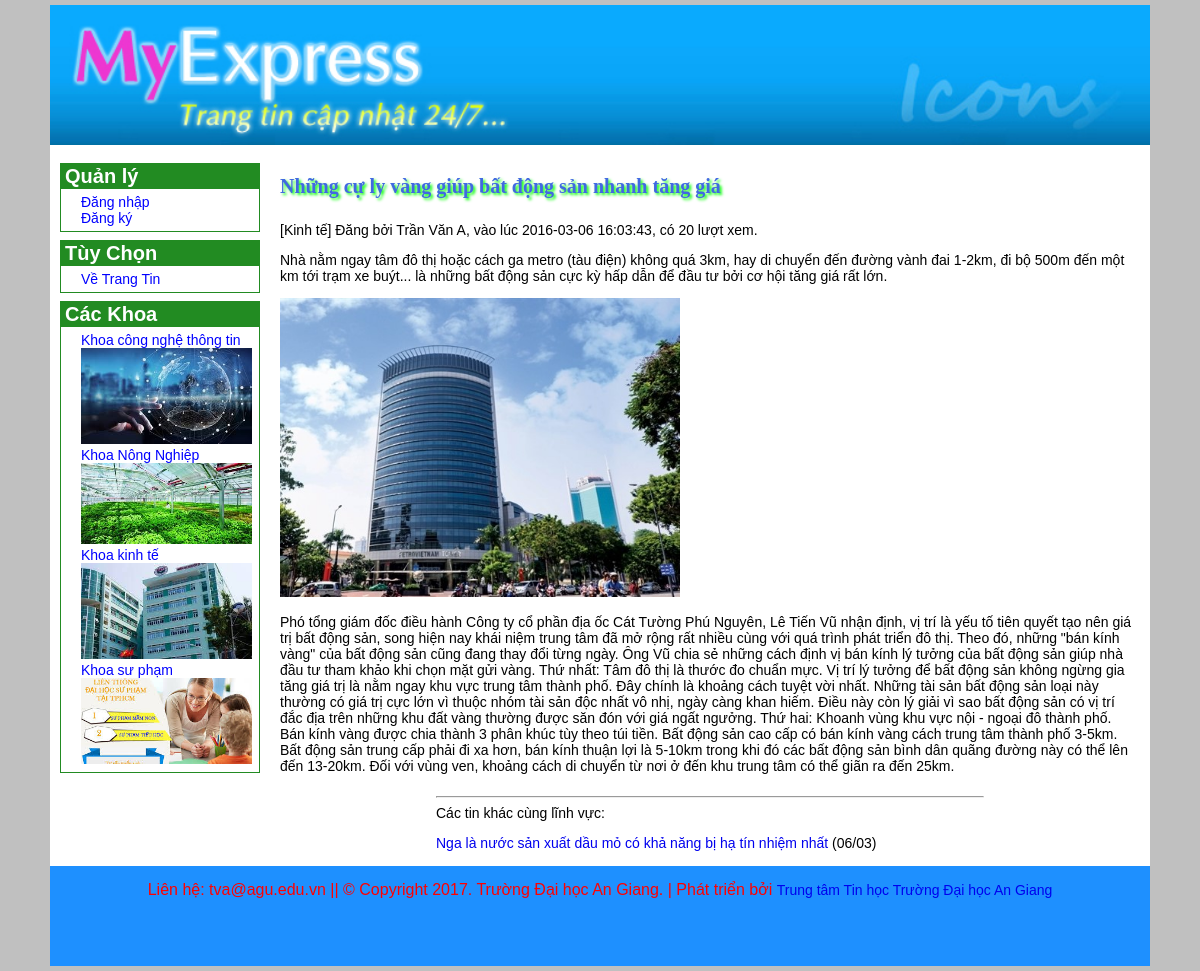
Page /Admin/index.php?do=baiviet_chitiet&id=2 on the committed database.
### tables this page shows
CREATE TABLE `tbl_noidungtin` (
  `MaBaiViet` int(10) NOT NULL,
  `MaChuDe` int(10) NOT NULL,
  `MaNguoiDung` int(10) NOT NULL,
  `TieuDe` varchar(255) NOT NULL,
  `TomTat` text NOT NULL,
  `NoiDung` text NOT NULL,
  `NgayDang` datetime NOT NULL,
  `HinhAnh` tinytext NOT NULL,
  `ChuThichAnh` tinytext NOT NULL,
  `LuotXem` int(10) NOT NULL,
  `KiemDuyet` tinyint(1) NOT NULL
);

CREATE TABLE `tbl_chude` (
  `MaChuDe` int(10) NOT NULL,
  `TenChuDe` varchar(100) NOT NULL
);

CREATE TABLE `tbl_nguoidung` (
  `MaNguoiDung` int(10) NOT NULL,
  `TenNguoiDung` varchar(50) NOT NULL,
  `TenDangNhap` varchar(50) NOT NULL,
  `MatKhau` varchar(100) NOT NULL,
  `QuyenHan` tinyint(1) NOT NULL,
  `Khoa` tinyint(1) NOT NULL
);

### TrangTin/baiviet_chitiet.php (the view, shortened to what this page needs)
<div class="baiviet">
<?php
	$MaBV = $_GET['id'];
	$sql = "SELECT *
			FROM tbl_noidungtin A, tbl_chude B, tbl_nguoidung C
			WHERE A.MaChuDe = B.MaChuDe AND A.maNguoiDung = C.MaNguoiDung AND A.MaBaiViet = $MaBV";
	$danhsach = $connect->query($sql);
	$dong = $danhsach->fetch_array(MYSQLI_ASSOC);
?>
<h3><?php echo $dong['TieuDe']; ?></h3>
<p class="ThongTin" align="left">[<?php echo $dong['TenChuDe']; ?>] Đăng bởi <?php echo $dong['TenNguoiDung']; ?>,
vào lúc <?php echo $dong['NgayDang']; ?>, có  <?php echo $dong['LuotXem']; ?> lượt xem. </p>
<p class="TomTat" align="left"><?php echo $dong['TomTat']; ?></p>
<p><?php echo    "<td colspan=\"2\"><img width=\"400\" src=" . $dong["HinhAnh"] . "></br>" . $dong['ChuThichAnh'] . "</td>"; ?></p>
<p class="NoiDung" align="left"><?php echo $dong['NoiDung']; ?></p>
<table border="0" cellspacing="0" width="550" align="center" valign="top">
<?php
	$sql = "select MaBaiViet, TieuDe , date_format(NgayDang,'%d/%m') as Ngay, MaChuDe from  tbl_noidungtin " .
        " where MaChuDe='" . $dong['MaChuDe'] .
        "' and KiemDuyet = 1 and NgayDang < (select NgayDang from  tbl_noidungtin where MaBaiViet=" . $dong["MaBaiViet"] . ") order by MaBaiViet desc";
	$danhsach2 = $connect->query($sql);
	echo "<tr>";
		echo "<td class=\"tieude\"><hr/>Các tin khác cùng lĩnh vực:<ul>";
	while ($row = $danhsach2->fetch_array(MYSQLI_ASSOC))
	{
		echo "<li>";
		echo "<a href='index.php?do=baiviet_chitiet&id=" . $row['MaBaiViet'] . "'>" . $row['TieuDe'] . "</a>";
		echo "&nbsp;<span class=\"ngay\">(" . $row["Ngay"] . ")</span>";
		echo "</li>";
	}
	echo "</ul></td></tr> </table>";
?>
</div>

### Admin/css/style.css (style rules this page uses)
* { box-sizing: border-box; font-size:14px; font-family: Verdana, Geneva, Tahoma, sans-serif; vertical-align: baseline; }
a { text-decoration: none; }
li,ul { list-style: none; padding: 0; }
body { margin: auto; background-color: silver; padding: 5px; font-family: Verdana, Geneva, Tahoma, sans-serif; font-size: 10pt; }
#BenPhai h3 { font-size: 20px; padding: 2px 0 10px 0; color: #4169E1; font-family: Tahoma; margin-top: 8px; margin-bottom: 0; text-shadow: 2px 2px 3px #00FF00; }

### rows in the picture
tbl_noidungtin: TieuDe "Những cự ly vàng giúp bất động sản nhanh tăng giá", MaChuDe.TenChuDe "Kinh tế", MaNguoiDung.TenNguoiDung "Trần Văn A", NgayDang "2016-03-06 16:03:43", LuotXem "20", TomTat "Nhà nằm ngay tâm đô thị hoặc cách ga metro (tàu điện) không quá 3km, hay di chuyển đến đường vành đai 1-2km, đi bộ 500m đến một km tới trạm xe buýt... là những bất động sản cực kỳ hấp dẫn để đầu tư bởi cơ hội tăng giá rất lớn.", HinhAnh (picture), NoiDung "Phó tổng giám đốc điều hành Công ty cổ phần địa ốc Cát Tường Phú Nguyên, Lê Tiến Vũ nhận định, vị trí là yếu tố tiên quyết tạo nên giá trị bất động sản, song hiện nay khái niệm trung tâm đã mở rộng rất nhiều cùng với quá trình phát triển đô thị. Theo đó, những \"bán kính vàng\" của bất động sản cũng đang thay đổi từng ngày. Ông Vũ chia sẻ những cách định vị bán kính lý tưởng của bất động sản giúp nhà đầu tư tham khảo khi chọn mặt gửi vàng. Thứ nhất: Tâm đô thị là thước đo chuẩn mực. Vị trí lý tưởng để bất động sản không ngừng gia tăng giá trị là nằm ngay khu vực trung tâm thành phố. Đây chính là khoảng cách tuyệt vời nhất. Những tài sản bất động sản loại này thường có giá trị cực lớn vì thuộc…"
tbl_noidungtin: TieuDe "Nga là nước sản xuất dầu mỏ có khả năng bị hạ tín nhiệm nhất", Ngay "06/03"
